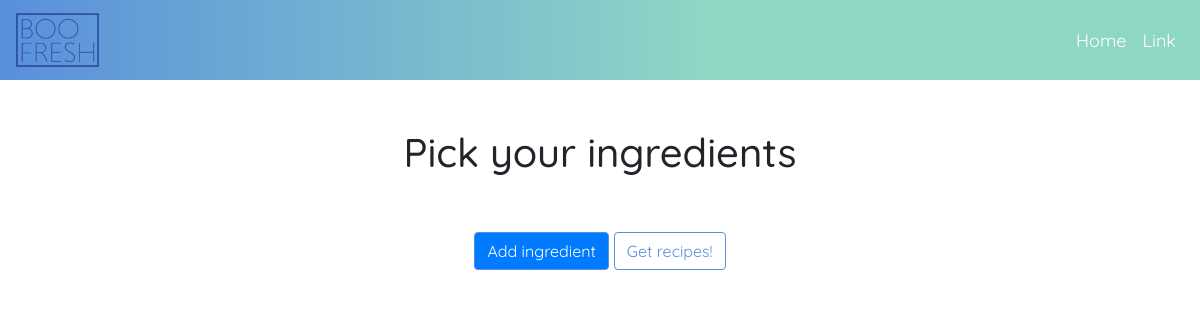
The page /pick-ingredients on the database as committed earlier.
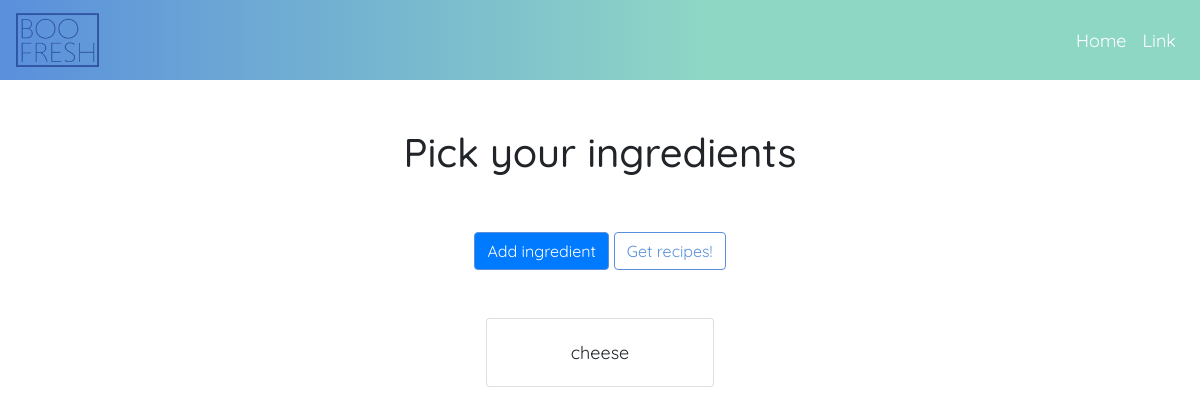
The same page on the database as committed later.
### flaskdriver/models.py (models this page shows)
class Ingredient(db.Model):
    id = db.Column(db.Integer, primary_key=True, autoincrement=True)
    name = db.Column(db.String(120), unique=True)

### flaskdriver/main/routes.py (the view)
@main.route("/pick-ingredients", methods=['GET', 'POST'])
def pick_ingredients():
    title = "Pick the groceries you want to get"
    form = AddIngredientForm()
    if form.validate_on_submit():
        new_item = Ingredient(name=form.name.data)
        db.session.add(new_item)
        db.session.commit()
        return redirect(url_for('main.pick_ingredients'))
    ingredients = Ingredient.query.order_by(Ingredient.name).all()
    return render_template("pick_ingredients.html", title=title, ingredients=ingredients, form=form)

### flaskdriver/templates/pick_ingredients.html (shortened to what this page needs)
{% extends "layout.html" %}
{% block content %}
<div class="container">
    <div class="my-5 row">
            <h1 class="text-center col-md-12">Pick your ingredients</h1>
    </div>
    <div class="mb-5 row">
        <div class="text-center col-md-12">
            <button type="button" class="btn btn-primary" data-toggle="modal" data-target="#exampleModal">Add ingredient</button>
            <button type="button" class="btn btn-outline-primary"><a href="{{ url_for('main.get_recipes_from_ingredients') }}">Get recipes!</a></button>
        </div>
    </div>
    <div class="row border-primary justify-content-center">
        {% for item in ingredients %}
                <div class="text-center card mx-3 mb-3">
                    <div class="card-body">
                        <p class="card-text">{{ item.name }}</p>
                    </div>
                </div>
        {% endfor %}
    </div>
</div>
{% endblock content %}

### flaskdriver/templates/layout.html (shortened to what this page needs)
<!DOCTYPE html>
<html>
<head>
    <link rel="stylesheet" href="https://stackpath.bootstrapcdn.com/bootstrap/4.3.1/css/bootstrap.min.css">
    <link rel="stylesheet" type="text/css" href="{{ url_for('static', filename = 'main.css') }}">
</head>
<body>
        <nav class="navbar navbar-expand-md sticky-top">
                <a href="{{ url_for('main.home') }}"><img id="nav-img" class="navbar-brand" src="{{ url_for('static', filename='images/tempFreshLogo.png') }}"></img></a>
                <div class="collapse navbar-collapse" id="navbarSupportedContent">
                    <ul class="navbar-nav ml-auto">
                        <li class="nav-item">
                            <a class="nav-link" href="{{ url_for('main.home') }}">Home</a>
                        </li>
                        <li class="nav-item">
                            <a class="nav-link" href="#">Link</a>
                        </li>
                    </ul>
                </div>
        </nav>
    {% block content %}
    {% endblock content %}
</body>
</html>

### flaskdriver/static/main.css (style rules this page uses)
body { font-family: "Quicksand"; font-size: 18px; }
.btn { border: 1px solid rgb(90, 143, 220) }
.btn a { color: rgb(90, 143, 220) }
.nav-link { color: white; }
.navbar { background: rgb(90,143,220); background: linear-gradient(90deg, rgba(90,143,220,1) 0%, rgba(143,215,197,1) 59%); }
.navbar-brand { font-size: 2.0em; }
#nav-img { height: 8vh; }
.card { width: 20%; }

Rows that differ between the two databases and show on the page:
added Ingredient: name "cheese"
